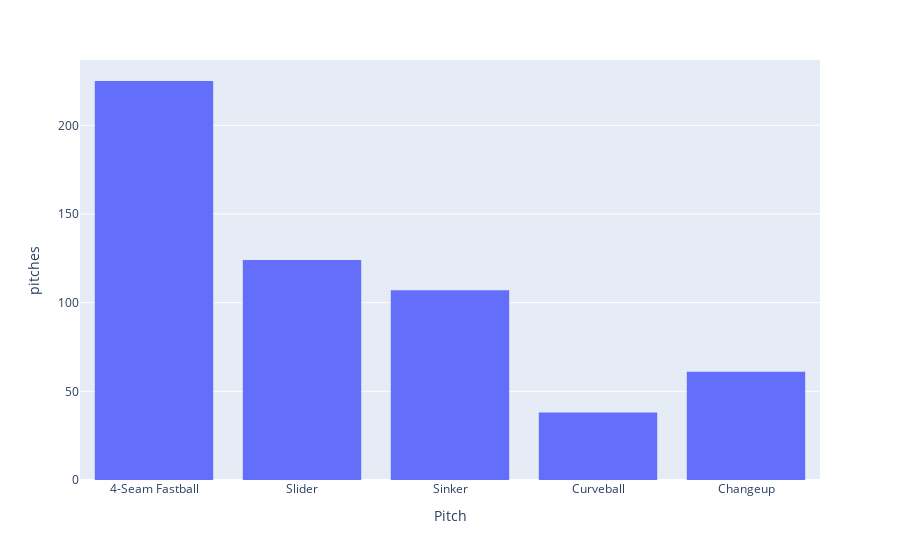
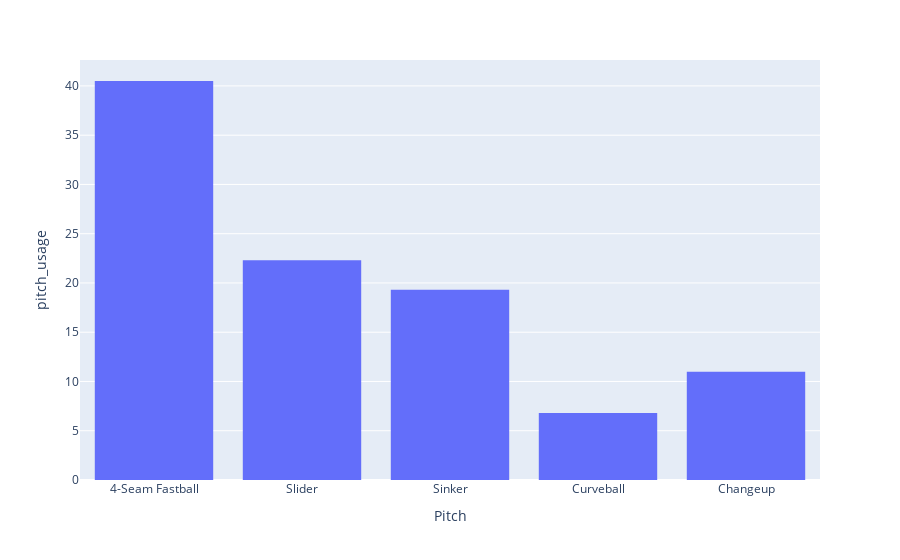
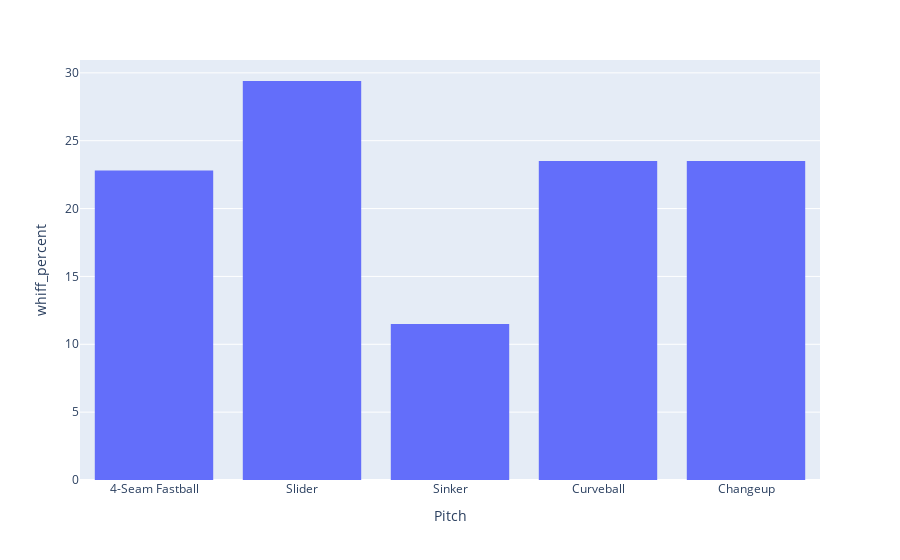
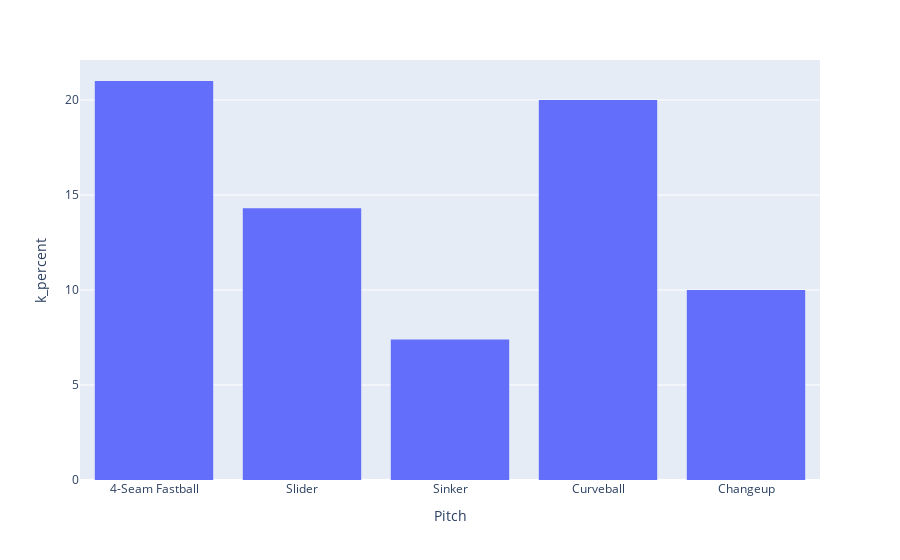

The code cell stored with these charts, in order, in its notebook:
### Markdown cell above
### Create a histogram for each metric

### Code cell
for col in columns:
    
    fig = px.histogram(filtered_df[f'{col}'], x=filtered_df['pitch_name'], y=filtered_df[f'{col}'], labels={'x': 'Pitch'})  
    fig.update_layout(yaxis_title=f'{col}')
    fig.show()

### Figure 1 — Plotly figure (JSON) as saved in the notebook; plotly's stock layout.template omitted (floating-point values rounded to 4 significant figures)
{"data": [{"alignmentgroup": "True", "bingroup": "x", "histfunc": "sum", "hovertemplate": "Pitch=%{x}<br>sum of y=%{y}<extra></extra>", "legendgroup": "", "marker": {"color": "#636efa", "pattern": {"shape": ""}}, "name": "", "offsetgroup": "", "orientation": "v", "showlegend": false, "type": "histogram", "x": ["4-Seam Fastball", "Slider", "Sinker", "Curveball", "Changeup"], "xaxis": "x", "y": [225, 124, 107, 38, 61], "yaxis": "y"}], "layout": {"barmode": "relative", "legend": {"tracegroupgap": 0}, "margin": {"t": 60}, "xaxis": {"anchor": "y", "domain": [0, 1], "title": {"text": "Pitch"}}, "yaxis": {"anchor": "x", "domain": [0, 1], "title": {"text": "pitches"}}}}

### Figure 2 — Plotly figure (JSON) as saved in the notebook; plotly's stock layout.template omitted (floating-point values rounded to 4 significant figures)
{"data": [{"alignmentgroup": "True", "bingroup": "x", "histfunc": "sum", "hovertemplate": "Pitch=%{x}<br>sum of y=%{y}<extra></extra>", "legendgroup": "", "marker": {"color": "#636efa", "pattern": {"shape": ""}}, "name": "", "offsetgroup": "", "orientation": "v", "showlegend": false, "type": "histogram", "x": ["4-Seam Fastball", "Slider", "Sinker", "Curveball", "Changeup"], "xaxis": "x", "y": [40.5, 22.3, 19.3, 6.8, 11], "yaxis": "y"}], "layout": {"barmode": "relative", "legend": {"tracegroupgap": 0}, "margin": {"t": 60}, "xaxis": {"anchor": "y", "domain": [0, 1], "title": {"text": "Pitch"}}, "yaxis": {"anchor": "x", "domain": [0, 1], "title": {"text": "pitch_usage"}}}}

### Figure 3 — Plotly figure (JSON) as saved in the notebook; plotly's stock layout.template omitted (floating-point values rounded to 4 significant figures)
{"data": [{"alignmentgroup": "True", "bingroup": "x", "histfunc": "sum", "hovertemplate": "Pitch=%{x}<br>sum of y=%{y}<extra></extra>", "legendgroup": "", "marker": {"color": "#636efa", "pattern": {"shape": ""}}, "name": "", "offsetgroup": "", "orientation": "v", "showlegend": false, "type": "histogram", "x": ["4-Seam Fastball", "Slider", "Sinker", "Curveball", "Changeup"], "xaxis": "x", "y": [22.8, 29.4, 11.5, 23.5, 23.5], "yaxis": "y"}], "layout": {"barmode": "relative", "legend": {"tracegroupgap": 0}, "margin": {"t": 60}, "xaxis": {"anchor": "y", "domain": [0, 1], "title": {"text": "Pitch"}}, "yaxis": {"anchor": "x", "domain": [0, 1], "title": {"text": "whiff_percent"}}}}

### Figure 4 — Plotly figure (JSON) as saved in the notebook; plotly's stock layout.template omitted (floating-point values rounded to 4 significant figures)
{"data": [{"alignmentgroup": "True", "bingroup": "x", "histfunc": "sum", "hovertemplate": "Pitch=%{x}<br>sum of y=%{y}<extra></extra>", "legendgroup": "", "marker": {"color": "#636efa", "pattern": {"shape": ""}}, "name": "", "offsetgroup": "", "orientation": "v", "showlegend": false, "type": "histogram", "x": ["4-Seam Fastball", "Slider", "Sinker", "Curveball", "Changeup"], "xaxis": "x", "y": [21, 14.3, 7.4, 20, 10], "yaxis": "y"}], "layout": {"barmode": "relative", "legend": {"tracegroupgap": 0}, "margin": {"t": 60}, "xaxis": {"anchor": "y", "domain": [0, 1], "title": {"text": "Pitch"}}, "yaxis": {"anchor": "x", "domain": [0, 1], "title": {"text": "k_percent"}}}}
